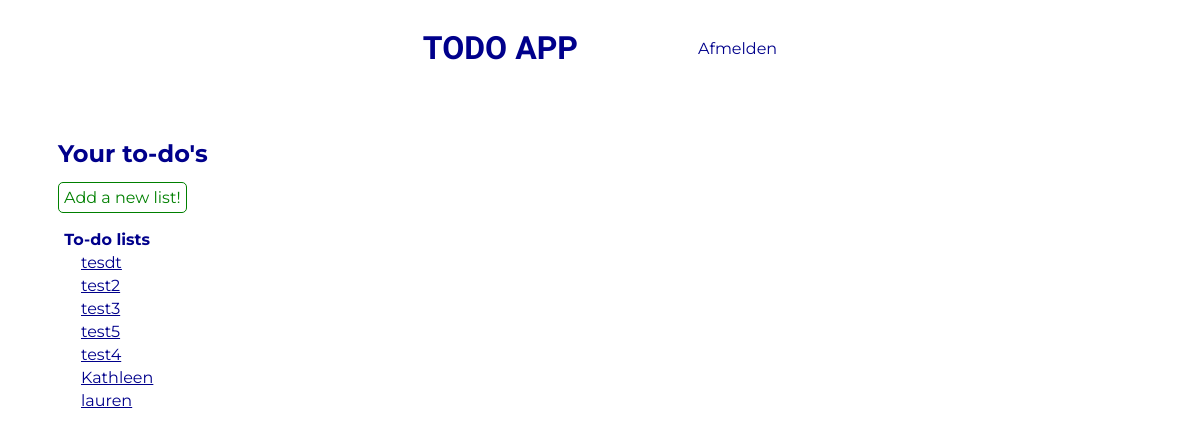
/index.php (signed in), run on the app's committed database.
### tables this page shows
CREATE TABLE `todo_lists` (
  `id` int(11) NOT NULL,
  `userId` int(11) NOT NULL,
  `title` varchar(300) NOT NULL,
  `description` varchar(300) NOT NULL
);

### classes/TodoList.php (called while the page is built, shortened)
<?php
    class TodoList {
        public static function getAllForUser($userId) {
            $conn = Db::getInstance();
            $statement = $conn->prepare("select * from todo_lists where userId = :userId");
            $statement->bindValue(":userId", $userId);
            $statement->execute();
            return $statement->fetchAll(PDO::FETCH_ASSOC);
        }
    }

### index.php (the view, shortened to what this page needs)
<?php
    $userId = $_SESSION["userId"];
    $todoLists = TodoList::getAllForUser($userId);
?><!DOCTYPE html>
<html lang="en">
<head>
    <link rel="stylesheet" href="css/index.css?v=<?php echo time(); ?>">
</head>
<body>
    <?php include_once("nav.inc.php"); ?>
    <div class="content">
        <h2>Your to-do's</h2>
        <div class="task">
            <a href="add_todo_list.php" class="add">Add a new list!</a>
        </div>
        <table class="table">
            <thead>
                <tr>
                    <th>To-do lists</th>
                </tr>
            </thead>
            <?php if(!empty($todoLists)): ?>
                <?php foreach($todoLists as $todoList): ?>
                    <tbody>
                        <tr>
                            <td style="text-decoration: underline"><a href="todo_list.php?list=<?php echo $todoList["id"]; ?>" class="btn"><?php echo htmlspecialchars($todoList['title']); ?></a></td>
                        </tr>
                    </tbody>
                <?php endforeach; ?>
            <?php endif; ?>
        </table>
    </div>
</body>
</html>

### css/index.css (style rules this page uses)
* { font-family: 'Montserrat', sans-serif; color: darkblue; }
h2 { margin-left: 50px; margin-top: 50px; margin-bottom: 20px; }
a { margin-left: 20px; }
.add { color: green; margin-left: 50px; padding: 5px; border-style: solid; border-width: 1px; border-radius: 5px; }
.table { margin-top: 20px; margin-left: 50px; }

### css/navigation.css (style rules this page uses)
* { list-style: none; text-decoration: none; }

### data on the page
todo_lists: title "tesdt"
todo_lists: title "test2"
todo_lists: title "test3"
todo_lists: title "test5"
todo_lists: title "test4"
todo_lists: title "Kathleen"
todo_lists: title "lauren"
